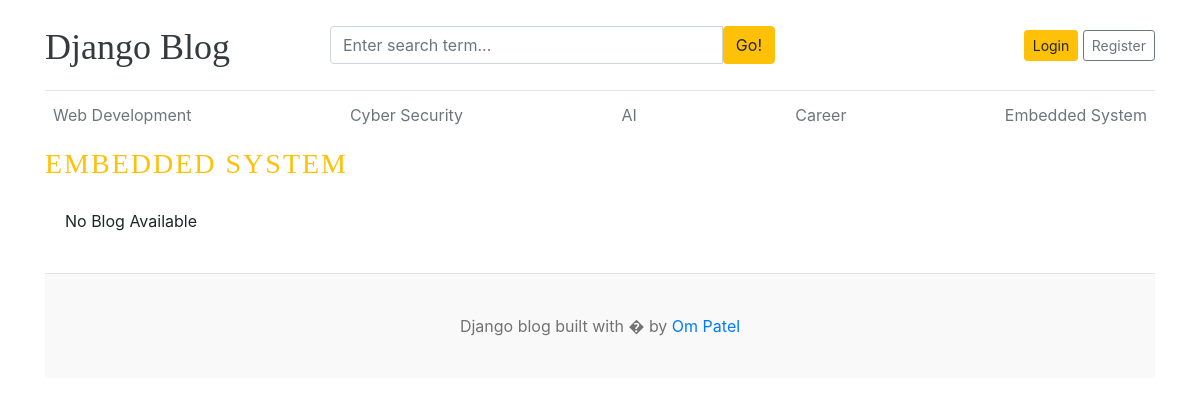
/category/6/, run on an earlier commit of the app's database.
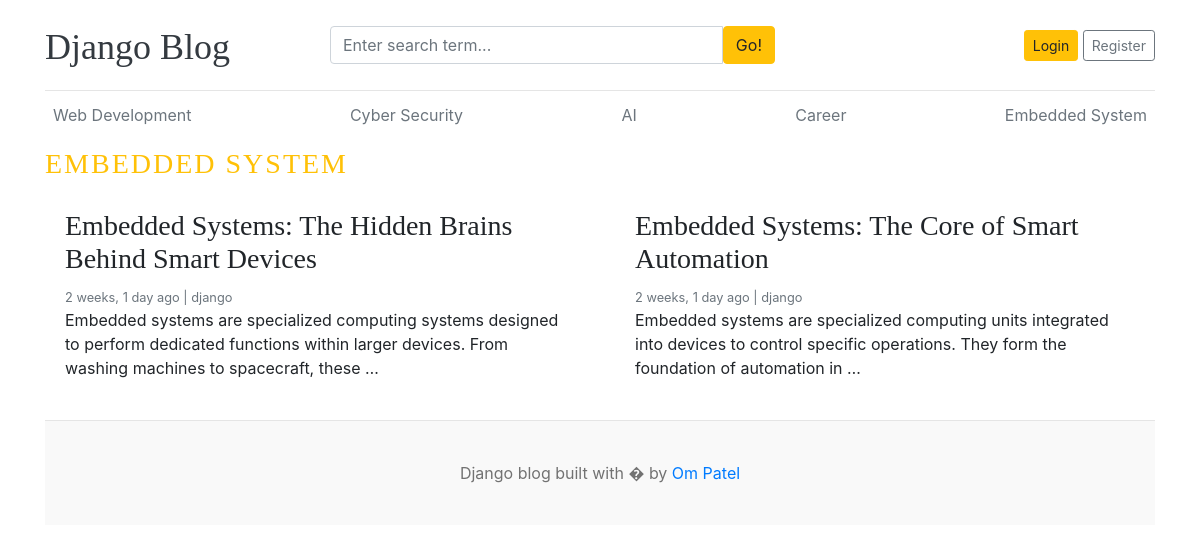
And on a later commit of the database.
### blogapp/models.py (models this page shows, shortened)
class Category (models.Model):
    category_name = models.CharField(max_length=50,unique=True)
    created_at = models.DateTimeField(auto_now_add=True)
    updated_at = models.DateTimeField(auto_now=True)
    class Meta:
        verbose_name_plural ='categories'
    def __str__ (self):
        return self.category_name

class Blog (models.Model):
    title = models.CharField(max_length=100)
    slug = models.SlugField(max_length=150,unique=True,blank=True)
    category = models.ForeignKey(Category,on_delete=models.CASCADE)
    author = models.ForeignKey(User,on_delete=models.CASCADE)
    featured_image = models.ImageField(upload_to='uploads/%Y/%m/%d')
    short_discription = models.TextField(max_length=500)
    blog_body = models.TextField(max_length=2000)
    status = models.CharField(max_length=50,choices=STATUS_CHOICES,default="Draft")
    is_featured = models.BooleanField(default=False)
    created_at = models.DateField(auto_now_add=True)
    updated_at = models.DateField(auto_now=True)

### blogapp/views.py (the view)
# urls.py: path('<int:category_id>/',views.blog_by_category,name='blog_by_category'),
def blog_by_category(request,category_id):
    posts = Blog.objects.filter(status = "Published",category = category_id)
    category_name = Category.objects.get(pk = category_id)
    context = {
        'posts':posts,
        'category_name':category_name,
    }
    return render(request,'blog_by_category.html',context)

### blogapp/context_processor.py (called while the page is built)
def get_category(request):
    categories = Category.objects.all()
    return dict(categories = categories)

def social_links(request):
    social_links = Social.objects.all()
    return dict(social_links = social_links)

### templates/blog_by_category.html
{% extends "base.html" %}
{% block content %}
  <h3 class="text-uppercase text-warning" style="letter-spacing: 2px;">{{category_name}}</h3>
  <div class="row mb-2">
{% if posts %}
{% for featured in posts %}
    <div class="col-md-6">
      <div class="card border-0" >
        <div class="card-body">
          <h3>{{featured.title}}</h3>
          <small class="mb-1 text-muted">{{featured.created_at | timesince }} ago | {{featured.author}}</small>
          <p class="card-text">{{featured.short_discription | truncatewords:20}}</p>
        </div>
      </div>
    </div>
{% endfor %}
{% else %}
  <div class="col-md-6">
      <div class="card border-0" >
        <div class="card-body">
          <p class="card-text">No Blog Available</p>
        </div>
      </div>
    </div>
  {% endif %}
</div>
{% endblock %}

### templates/base.html (shortened to what this page needs)
{% load static %}
<!DOCTYPE html>
<html lang="en">
<head>
    <link href="https://getbootstrap.com/docs/4.0/dist/css/bootstrap.min.css" rel="stylesheet">
    <link href="{% static 'css/blog.css'%}" rel="stylesheet">
    <link rel="stylesheet" href="https://cdnjs.cloudflare.com/ajax/libs/font-awesome/4.7.0/css/font-awesome.min.css">
  </head>
<body>
    <div class="container">
      <header class="blog-header py-3">
        <div class="row flex-nowrap justify-content-between align-items-center">
          <div class="col-3 pt-1">
            <a class="blog-header-logo text-dark" href="/">Django Blog</a>
          </div>
           <div class="col-5 ">
             <form action="{%url 'search' %}" method="GET">
             <div class="input-group">
                <input class="form-control" name="search" value="{{keyword}}" type="text" placeholder="Enter search term..." aria-label="Enter search term..." aria-describedby="button-search" />
                  <button  class="btn btn-warning" id="button-search" type="submit">Go!</button>
            </div>
            </form>
          </div>
          <div class="col-4 d-flex justify-content-end align-items-center">
            {% if user.is_authenticated %}
            <span><a href="{% url 'dashboard' %}">Dashboard </a>|<a href="{% url 'logout' %}"> Log Out</a></span>
            {% else %}
            <a class="btn btn-sm btn-warning" href="{% url 'login' %}">Login</a> &nbsp;
            <a class="btn btn-sm btn-outline-secondary" href="{%url 'registration' %}">Register</a>
            {% endif %}
          </div>
        </div>
      </header>
      <div class="nav-scroller py-1 mb-2">
        <nav class="nav d-flex justify-content-between">
          {% for cat in categories %}
          <a class="p-2 text-muted" href="{% url 'blog_by_category' cat.id %}">{{cat.category_name}}</a>
          {%endfor%}
        </nav>
      </div>
{% block content %}
{%endblock%}
<footer class="blog-footer" style="margin-top: 20px;">
  <p>Django blog built with � by <a href="#">Om Patel</a></p>
</footer>
</body>
</html>

What changed in the data, as far as the page shows it:
added Blog: title "Embedded Systems: The Hidden Brains Behind Smart Devices", created_at "2 weeks, 1 day", author "django", short_discription "Embedded systems are specialized computing systems designed to perform dedicated functions within larger devices. From washing machines to spacecraft, these …"
added Blog: title "Embedded Systems: The Core of Smart Automation", created_at "2 weeks, 1 day", author "django", short_discription "Embedded systems are specialized computing units integrated into devices to control specific operations. They form the foundation of automation in …"
Also different on the page:
text no longer shown: "No Blog Available"
